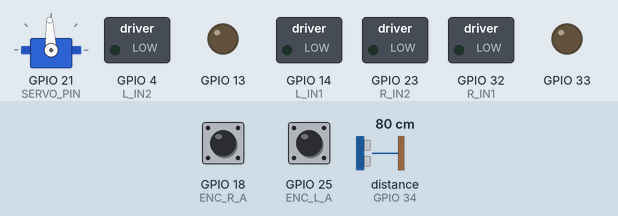
This sketch was run on a simulated ESP32. Parts: servo, switched loads named in the sketch (green lamp = pin HIGH), output pins drawn as LEDs (lit = HIGH). Wiring (inferred from the names in the program): ultrasonic range finder: trigger GPIO 27; echo GPIO 34. The inputs (shaded band) are chosen by the test bench; at power-on: distance to the obstacle (sensor on GPIO 34) 80 cm, GPIO 18 (ENC_R_A) HIGH, GPIO 25 (ENC_L_A) HIGH. The echo pulse lasts 58.3 µs per cm; servo pulses on a pin are drawn as a servo (544–2400 µs = 0–180°); pins used as bus, display or sensor lines are not drawn; what the sketch prints to the serial monitor is not drawn.

Above: at 1.39 s.
1.9 s: distance to the obstacle (sensor on GPIO 34) set to 16 cm
At 2.3 s:
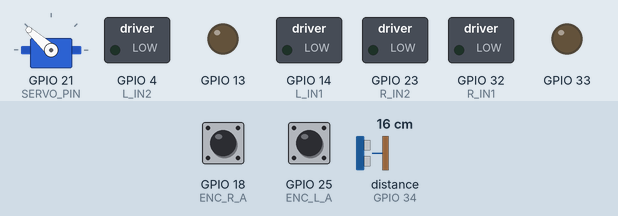
4.9 s: distance to the obstacle (sensor on GPIO 34) set to 12 cm
At 5.22 s:
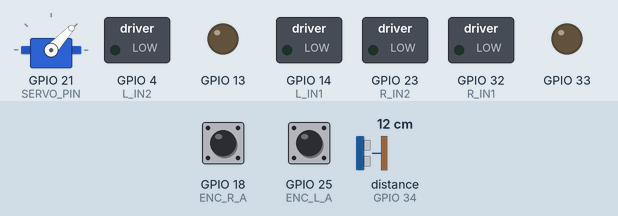
Timing chart, 0 to 20.9 s (numbered marks = the images above; inputs shaded):
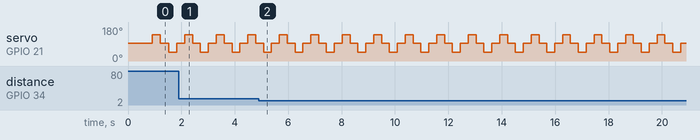

The sketch:

Atlas_6_0_Integrated_RC_V3.ino
```cpp
/*
  Atlas 6.0 - Integrated Release Candidate V3
  Controller: ESP32 DEVKIT V1

  Proven Stage 8C pin map + Servo on GPIO21.

  L298N:
    ENA=13 IN1=14 IN2=4
    ENB=33 IN3=32 IN4=23
  Encoders:
    LEFT A=25 B=26
    RIGHT A=18 B=19
  US-100:
    TRIG=27 ECHO=34 VCC=3V3 GND=GND
  Servo:
    SIGNAL=21 VCC=5V GND=GND

  Distance policy:
    <10cm      BLOCKED
    10-<15cm   CAUTION
    >=15cm     CLEAR
    invalid    UNKNOWN

  Continuous scan:
    LEFT(5) -> CENTER(90) -> RIGHT(175) -> CENTER(90) -> repeat

  Boot state:
    DISARMED / AUTO OFF / US_ONLY / SWEEP ON

  Wi-Fi AP:
    SSID ATLAS_6_0
    PASS atlas6000
    TCP  8888

  Commands (Serial or TCP):
    HELP
    PING
    STATUS
    ARM
    DISARM
    STOP
    HB or HEARTBEAT
    AUTO,ON / AUTO,OFF
    MODE,US_ONLY / MODE,FUSION
    SWEEP,ON / SWEEP,OFF
    PWM,<0..255>
    FWD / BACK / LEFT / RIGHT
    CAM,EDGE,SAFE|EDGE|UNKNOWN
    CAM,LEFT,FREE|BLOCKED|UNKNOWN
    CAM,RIGHT,FREE|BLOCKED|UNKNOWN

  Stage 10 aliases are accepted:
    CMD,STATUS
    CMD,ARM
    CMD,DISARM
    CMD,STOP
    CMD,HEARTBEAT

  Safety:
    - reboot -> DISARMED
    - network heartbeat timeout 350ms -> STOP + DISARM
    - controlled network disconnect -> STOP + DISARM
    - FUSION mode requires fresh Camera EDGE=SAFE
    - CENTER UNKNOWN/stale -> STOP
    - US-100 has physical veto authority

  First integrated test: wheels OFF the table.
*/

#include <Arduino.h>
#include <WiFi.h>
#include <esp_arduino_version.h>

// ---------------- Pins ----------------
static const uint8_t L_EN=13, L_IN1=14, L_IN2=4;
static const uint8_t R_EN=33, R_IN1=32, R_IN2=23;
static const uint8_t ENC_L_A=25, ENC_L_B=26;
static const uint8_t ENC_R_A=18, ENC_R_B=19;
static const uint8_t US_TRIG=27, US_ECHO=34;
static const uint8_t SERVO_PIN=21;

// ---------------- Wi-Fi ----------------
static const char* AP_SSID="ATLAS_6_0";
static const char* AP_PASS="atlas6000";
static const uint16_t TCP_PORT=8888;
WiFiServer server(TCP_PORT);
WiFiClient client;

// ---------------- PWM compatibility ----------------
static const uint8_t CH_L=0, CH_R=1, CH_SERVO=2;

bool pwmAttachCompat(uint8_t pin,uint8_t channel,uint32_t freq,uint8_t bits){
#if ESP_ARDUINO_VERSION_MAJOR >= 3
  (void)channel;
  return ledcAttach(pin,freq,bits);
#else
  double actual=ledcSetup(channel,freq,bits);
  if(actual<=0) return false;
  ledcAttachPin(pin,channel);
  return true;
#endif
}

void pwmWriteCompat(uint8_t pin,uint8_t channel,uint32_t duty){
#if ESP_ARDUINO_VERSION_MAJOR >= 3
  (void)channel;
  ledcWrite(pin,duty);
#else
  (void)pin;
  ledcWrite(channel,duty);
#endif
}

// ---------------- Motor ----------------
static const uint32_t MOTOR_FREQ=5000;
static const uint8_t MOTOR_BITS=8;
static const bool LEFT_INVERTED=true;
static const bool RIGHT_INVERTED=false;
static const int DEFAULT_DRIVE_PWM=80;
static const int DEFAULT_TURN_PWM=80;
static const uint32_t TURN_PULSE_MS=300;
int drivePwm=DEFAULT_DRIVE_PWM;

// ---------------- Encoder ----------------
volatile long encL=0,encR=0;
static const float LEFT_PPR=632.05f;
static const float RIGHT_PPR=634.17f;
static const float WHEEL_CIRC_CM=21.40f;

void IRAM_ATTR isrL(){
  bool a=digitalRead(ENC_L_A), b=digitalRead(ENC_L_B);
  encL+=(a==b)?1:-1;
}
void IRAM_ATTR isrR(){
  bool a=digitalRead(ENC_R_A), b=digitalRead(ENC_R_B);
  encR+=(a==b)?1:-1;
}

// ---------------- US-100 ----------------
static const float BLOCKED_CM=10.0f;
static const float CAUTION_CM=15.0f;
static const uint32_t ECHO_TIMEOUT_US=25000UL;
static const uint8_t US_N=3;
static const uint8_t US_MIN_VALID=2;
static const uint32_t US_GAP_MS=35;
static const uint32_t CENTER_STALE_MS=1200;
static const uint32_t SIDE_STALE_MS=2200;

enum RangeState{RG_UNKNOWN,RG_BLOCKED,RG_CAUTION,RG_CLEAR};
float distL=NAN,distC=NAN,distR=NAN;
RangeState rangeL=RG_UNKNOWN,rangeC=RG_UNKNOWN,rangeR=RG_UNKNOWN;
uint32_t distLms=0,distCms=0,distRms=0;

// ---------------- Servo ----------------
static const uint32_t SERVO_FREQ=50;
static const uint8_t SERVO_BITS=16;
static const uint32_t SERVO_MAX_DUTY=(1UL<<SERVO_BITS)-1UL;
static const uint16_t SERVO_MIN_US=1000;
static const uint16_t SERVO_MAX_US=2000;

// Near-full 180-degree field, without continuously hitting hard end stops.
static const int ANG_LEFT=5;
static const int ANG_CENTER=90;
static const int ANG_RIGHT=175;

// Set true only if physical left/right are reversed after your mechanical change.
static const bool SERVO_REVERSED=false;
static const uint32_t SERVO_SETTLE_MS=220;

enum ScanPos{POS_LEFT,POS_CENTER_A,POS_RIGHT,POS_CENTER_B};
ScanPos scanPos=POS_CENTER_A;
bool sweepOn=true;
bool servoWaiting=false;
uint32_t servoMoveMs=0;

// ---------------- Camera ----------------
enum CamEdge{CE_UNKNOWN,CE_SAFE,CE_EDGE};
enum CamSide{CS_UNKNOWN,CS_FREE,CS_BLOCKED};
CamEdge camEdge=CE_UNKNOWN;
CamSide camL=CS_UNKNOWN,camR=CS_UNKNOWN;
uint32_t cameraMs=0;
static const uint32_t CAMERA_STALE_MS=1200;

// ---------------- Robot state ----------------
enum Mode{US_ONLY,FUSION};
enum Motion{STOPPED,FORWARD,BACKWARD,TURN_LEFT,TURN_RIGHT};
Mode mode=US_ONLY;
Motion motion=STOPPED;
bool armed=false;
bool autoOn=false;
uint32_t turnUntilMs=0;
int previousTurn=0; // -1 left, +1 right
uint32_t lastNoPathMsgMs=0;

// ---------------- Network safety ----------------
static const uint32_t HB_TIMEOUT_MS=350;
uint32_t lastNetMs=0;
bool hadClient=false;
bool networkControl=false;

// ---------------- Input buffers ----------------
String serialBuf,netBuf;
uint32_t serialLastByteMs=0,netLastByteMs=0;
static const uint32_t COMMAND_IDLE_FLUSH_MS=40;

// ---------------- Helpers ----------------
const char* rangeName(RangeState s){
  if(s==RG_BLOCKED)return "BLOCKED";
  if(s==RG_CAUTION)return "CAUTION";
  if(s==RG_CLEAR)return "CLEAR";
  return "UNKNOWN";
}
const char* motionName(Motion s){
  if(s==FORWARD)return "FORWARD";
  if(s==BACKWARD)return "BACKWARD";
  if(s==TURN_LEFT)return "TURN_LEFT";
  if(s==TURN_RIGHT)return "TURN_RIGHT";
  return "STOPPED";
}
const char* modeName(){return mode==FUSION?"FUSION":"US_ONLY";}
const char* camEdgeName(){
  if(camEdge==CE_SAFE)return "SAFE";
  if(camEdge==CE_EDGE)return "EDGE";
  return "UNKNOWN";
}
const char* camSideName(CamSide s){
  if(s==CS_FREE)return "FREE";
  if(s==CS_BLOCKED)return "BLOCKED";
  return "UNKNOWN";
}

void sendLine(const String& s){
  Serial.println(s);
  if(client&&client.connected()) client.println(s);
}

// ---------------- Motor functions ----------------
void oneMotor(uint8_t en,uint8_t ch,uint8_t in1,uint8_t in2,int value,bool inverted){
  value=constrain(value,-255,255);
  if(inverted)value=-value;
  if(value==0){
    digitalWrite(in1,LOW);digitalWrite(in2,LOW);
    pwmWriteCompat(en,ch,0);return;
  }
  bool f=value>0;int p=abs(value);
  digitalWrite(in1,f?HIGH:LOW);
  digitalWrite(in2,f?LOW:HIGH);
  pwmWriteCompat(en,ch,p);
}
void drive(int l,int r){
  oneMotor(L_EN,CH_L,L_IN1,L_IN2,l,LEFT_INVERTED);
  oneMotor(R_EN,CH_R,R_IN1,R_IN2,r,RIGHT_INVERTED);
}
void stopRobot(const char* reason=nullptr){
  drive(0,0);motion=STOPPED;turnUntilMs=0;
  if(reason){String s="MOTION,STOP,REASON,";s+=reason;sendLine(s);}
}
void invalidateRangesAfterTurn(){
  distLms=distCms=distRms=0;
  rangeL=rangeC=rangeR=RG_UNKNOWN;
}
void startLeftTurn(){
  if(!armed)return;
  drive(-DEFAULT_TURN_PWM,DEFAULT_TURN_PWM);
  motion=TURN_LEFT;turnUntilMs=millis()+TURN_PULSE_MS;previousTurn=-1;
  sendLine("AUTO,ACTION,TURN_LEFT");
}
void startRightTurn(){
  if(!armed)return;
  drive(DEFAULT_TURN_PWM,-DEFAULT_TURN_PWM);
  motion=TURN_RIGHT;turnUntilMs=millis()+TURN_PULSE_MS;previousTurn=1;
  sendLine("AUTO,ACTION,TURN_RIGHT");
}

// ---------------- Servo functions ----------------
uint16_t angleToPulse(int logical){
  logical=constrain(logical,0,180);
  int physical=SERVO_REVERSED?(180-logical):logical;
  return (uint16_t)map(physical,0,180,SERVO_MIN_US,SERVO_MAX_US);
}
uint32_t pulseToDuty(uint16_t pulseUs){
  const uint32_t periodUs=1000000UL/SERVO_FREQ;
  return (uint32_t)((uint64_t)pulseUs*SERVO_MAX_DUTY/periodUs);
}
void servoAngle(int logical){
  pwmWriteCompat(SERVO_PIN,CH_SERVO,pulseToDuty(angleToPulse(logical)));
  servoWaiting=true;servoMoveMs=millis();
}
int scanAngle(ScanPos p){
  if(p==POS_LEFT)return ANG_LEFT;
  if(p==POS_RIGHT)return ANG_RIGHT;
  return ANG_CENTER;
}
const char* scanName(ScanPos p){
  if(p==POS_LEFT)return "LEFT";
  if(p==POS_RIGHT)return "RIGHT";
  return "CENTER";
}
void nextScan(){
  if(scanPos==POS_LEFT)scanPos=POS_CENTER_A;
  else if(scanPos==POS_CENTER_A)scanPos=POS_RIGHT;
  else if(scanPos==POS_RIGHT)scanPos=POS_CENTER_B;
  else scanPos=POS_LEFT;
  servoAngle(scanAngle(scanPos));
}

// ---------------- US functions ----------------
float readUsOnce(){
  digitalWrite(US_TRIG,LOW);delayMicroseconds(3);
  digitalWrite(US_TRIG,HIGH);delayMicroseconds(10);digitalWrite(US_TRIG,LOW);
  uint32_t us=pulseIn(US_ECHO,HIGH,ECHO_TIMEOUT_US);
  if(!us)return NAN;
  float cm=us*0.0343f/2.0f;
  if(cm<2.0f||cm>400.0f)return NAN;
  return cm;
}
void sortSmall(float* a,uint8_t n){
  for(uint8_t i=0;i<n;i++)for(uint8_t j=i+1;j<n;j++)if(a[j]<a[i]){float t=a[i];a[i]=a[j];a[j]=t;}
}
float readUsMedian(){
  float v[US_N];uint8_t n=0;
  for(uint8_t i=0;i<US_N;i++){
    float cm=readUsOnce();if(!isnan(cm))v[n++]=cm;
    if(i+1<US_N)delay(US_GAP_MS);
  }
  if(n<US_MIN_VALID)return NAN;
  sortSmall(v,n);
  return (n%2)?v[n/2]:(v[n/2-1]+v[n/2])/2.0f;
}
RangeState classify(float cm){
  if(isnan(cm))return RG_UNKNOWN;
  if(cm<10.0f)return RG_BLOCKED;
  if(cm<15.0f)return RG_CAUTION;
  return RG_CLEAR;
}
void storeScan(){
  float cm=readUsMedian();RangeState rs=classify(cm);uint32_t now=millis();
  if(scanPos==POS_LEFT){distL=cm;rangeL=rs;distLms=now;}
  else if(scanPos==POS_RIGHT){distR=cm;rangeR=rs;distRms=now;}
  else{distC=cm;rangeC=rs;distCms=now;}
  String s="SCAN,";s+=scanName(scanPos);s+=",";
  if(isnan(cm))s+="INVALID,UNKNOWN";
  else{s+=String(cm,1);s+=",CM,";s+=rangeName(rs);}
  sendLine(s);
}
void serviceSweep(){
  if(!sweepOn)return;
  if(!servoWaiting){servoAngle(scanAngle(scanPos));return;}
  if(millis()-servoMoveMs<SERVO_SETTLE_MS)return;
  servoWaiting=false;storeScan();nextScan();
}

// ---------------- Freshness / fusion ----------------
bool fresh(uint32_t t,uint32_t maxAge){return t&&millis()-t<=maxAge;}
bool cameraFresh(){return fresh(cameraMs,CAMERA_STALE_MS);}
bool centerFresh(){return fresh(distCms,CENTER_STALE_MS);}
bool leftFresh(){return fresh(distLms,SIDE_STALE_MS);}
bool rightFresh(){return fresh(distRms,SIDE_STALE_MS);}

bool cameraGate(){
  if(mode==US_ONLY)return true;
  return cameraFresh()&&camEdge==CE_SAFE;
}

int chooseTurn(){
  bool lOK=leftFresh()&&rangeL==RG_CLEAR;
  bool rOK=rightFresh()&&rangeR==RG_CLEAR;
  if(!lOK&&!rOK)return 0;
  if(lOK&&!rOK)return -1;
  if(!lOK&&rOK)return 1;

  float ls=isnan(distL)?0:distL;
  float rs=isnan(distR)?0:distR;

  // Camera is a secondary hint; US-100 remains the physical veto.
  if(mode==FUSION&&cameraFresh()){
    if(camL==CS_BLOCKED)ls-=20.0f; else if(camL==CS_FREE)ls+=5.0f;
    if(camR==CS_BLOCKED)rs-=20.0f; else if(camR==CS_FREE)rs+=5.0f;
  }

  float diff=ls-rs;
  if(diff>=5.0f)return -1;
  if(diff<=-5.0f)return 1;
  if(previousTurn)return previousTurn;
  return -1;
}

// ---------------- Auto navigation ----------------
void serviceTurn(){
  if(!turnUntilMs)return;
  if((int32_t)(millis()-turnUntilMs)>=0){
    stopRobot();
    invalidateRangesAfterTurn();
    scanPos=POS_CENTER_A;
    servoWaiting=false;
  }
}

void serviceAuto(){
  if(!armed||!autoOn)return;
  if(turnUntilMs)return;

  if(!cameraGate()){
    if(motion!=STOPPED)stopRobot("CAMERA_GATE");
    return;
  }

  if(!centerFresh()||rangeC==RG_UNKNOWN){
    if(motion!=STOPPED)stopRobot("CENTER_UNKNOWN_OR_STALE");
    return;
  }

  if(rangeC==RG_CLEAR){
    if(motion!=FORWARD){drive(drivePwm,drivePwm);motion=FORWARD;sendLine("AUTO,ACTION,FORWARD");}
    return;
  }

  // Both CAUTION and BLOCKED stop first, then wait/use fresh side scan.
  if(motion!=STOPPED)stopRobot(rangeC==RG_BLOCKED?"CENTER_BLOCKED":"CENTER_CAUTION");

  int d=chooseTurn();
  if(d<0)startLeftTurn();
  else if(d>0)startRightTurn();
  else if(millis()-lastNoPathMsgMs>800){lastNoPathMsgMs=millis();sendLine("AUTO,ACTION,NO_SAFE_PATH");}
}

// ---------------- Status ----------------
void status(){
  long l,r;noInterrupts();l=encL;r=encR;interrupts();
  String s="STATUS,";s+=armed?"ARMED":"DISARMED";
  s+=",AUTO,";s+=autoOn?"ON":"OFF";
  s+=",MODE,";s+=modeName();
  s+=",MOTION,";s+=motionName(motion);
  s+=",L,";s+=isnan(distL)?"NA":String(distL,1);s+=",";s+=rangeName(rangeL);
  s+=",C,";s+=isnan(distC)?"NA":String(distC,1);s+=",";s+=rangeName(rangeC);
  s+=",R,";s+=isnan(distR)?"NA":String(distR,1);s+=",";s+=rangeName(rangeR);
  s+=",ENC_L,";s+=String(l);s+=",ENC_R,";s+=String(r);
  s+=",CAM_EDGE,";s+=camEdgeName();s+=",CAM_L,";s+=camSideName(camL);s+=",CAM_R,";s+=camSideName(camR);
  sendLine(s);
}

void help(){
  sendLine("HELP,PING|STATUS|ARM|DISARM|STOP|HB|HEARTBEAT");
  sendLine("HELP,AUTO,ON|AUTO,OFF");
  sendLine("HELP,MODE,US_ONLY|MODE,FUSION");
  sendLine("HELP,SWEEP,ON|SWEEP,OFF");
  sendLine("HELP,PWM,<0-255>|FWD|BACK|LEFT|RIGHT");
  sendLine("HELP,CAM,EDGE,SAFE|EDGE|UNKNOWN");
  sendLine("HELP,CAM,LEFT,FREE|BLOCKED|UNKNOWN");
  sendLine("HELP,CAM,RIGHT,FREE|BLOCKED|UNKNOWN");
}

// ---------------- Camera command ----------------
void cameraCmd(const String& u){
  if(u=="CAM,EDGE,SAFE")camEdge=CE_SAFE;
  else if(u=="CAM,EDGE,EDGE")camEdge=CE_EDGE;
  else if(u=="CAM,EDGE,UNKNOWN")camEdge=CE_UNKNOWN;
  else if(u=="CAM,LEFT,FREE")camL=CS_FREE;
  else if(u=="CAM,LEFT,BLOCKED")camL=CS_BLOCKED;
  else if(u=="CAM,LEFT,UNKNOWN")camL=CS_UNKNOWN;
  else if(u=="CAM,RIGHT,FREE")camR=CS_FREE;
  else if(u=="CAM,RIGHT,BLOCKED")camR=CS_BLOCKED;
  else if(u=="CAM,RIGHT,UNKNOWN")camR=CS_UNKNOWN;
  else{sendLine("ERROR,BAD_CAMERA_COMMAND");return;}
  cameraMs=millis();sendLine("ACK,CAMERA");
}

// ---------------- Command parser ----------------
void command(String cmd,bool fromNet){
  cmd.trim();if(!cmd.length())return;
  String u=cmd;u.toUpperCase();
  if(u.startsWith("CMD,"))u=u.substring(4); // Stage 10 compatibility
  if(fromNet){networkControl=true;lastNetMs=millis();}

  if(u=="HELP"||u=="H"){help();return;}
  if(u=="PING"){sendLine("PONG");return;}
  if(u=="STATUS"){status();return;}
  if(u=="HB"||u=="HEARTBEAT"){sendLine("ACK,HEARTBEAT");return;}

  if(u=="ARM"){armed=true;stopRobot();sendLine("ACK,ARM");return;}
  if(u=="DISARM"){autoOn=false;armed=false;stopRobot("DISARM");sendLine("ACK,DISARM");return;}
  if(u=="STOP"){autoOn=false;stopRobot("USER_STOP");sendLine("ACK,STOP");return;}

  if(u=="AUTO,ON"){
    if(!armed){sendLine("ERROR,NOT_ARMED");return;}
    autoOn=true;sendLine("ACK,AUTO,ON");return;
  }
  if(u=="AUTO,OFF"){autoOn=false;stopRobot("AUTO_OFF");sendLine("ACK,AUTO,OFF");return;}

  if(u=="MODE,US_ONLY"){mode=US_ONLY;sendLine("ACK,MODE,US_ONLY");return;}
  if(u=="MODE,FUSION"){mode=FUSION;sendLine("ACK,MODE,FUSION");return;}

  if(u=="SWEEP,ON"){sweepOn=true;servoWaiting=false;sendLine("ACK,SWEEP,ON");return;}
  if(u=="SWEEP,OFF"){sweepOn=false;servoAngle(ANG_CENTER);sendLine("ACK,SWEEP,OFF");return;}

  if(u.startsWith("PWM,")){
    drivePwm=constrain(u.substring(u.indexOf(',')+1).toInt(),0,255);
    sendLine("ACK,PWM,"+String(drivePwm));return;
  }

  if(u=="FWD"){
    autoOn=false;if(!armed){sendLine("ERROR,NOT_ARMED");return;}
    drive(drivePwm,drivePwm);motion=FORWARD;sendLine("ACK,FWD");return;
  }
  if(u=="BACK"){
    autoOn=false;if(!armed){sendLine("ERROR,NOT_ARMED");return;}
    drive(-drivePwm,-drivePwm);motion=BACKWARD;sendLine("ACK,BACK");return;
  }
  if(u=="LEFT"){autoOn=false;if(!armed){sendLine("ERROR,NOT_ARMED");return;}startLeftTurn();return;}
  if(u=="RIGHT"){autoOn=false;if(!armed){sendLine("ERROR,NOT_ARMED");return;}startRightTurn();return;}

  if(u.startsWith("CAM,")){cameraCmd(u);return;}
  sendLine("ERROR,UNKNOWN_COMMAND,"+u);
}

// ---------------- Serial/TCP input ----------------
void serviceSerial(){
  while(Serial.available()){
    char c=(char)Serial.read();serialLastByteMs=millis();
    if(c=='\r'||c=='\n'){
      if(serialBuf.length()){command(serialBuf,false);serialBuf="";}
    }else if(serialBuf.length()<160)serialBuf+=c;
  }
  // Also works if Serial Monitor is set to "No line ending".
  if(serialBuf.length()&&millis()-serialLastByteMs>=COMMAND_IDLE_FLUSH_MS){command(serialBuf,false);serialBuf="";}
}

void acceptClient(){
  if(client&&client.connected())return;
  WiFiClient c=server.available();
  if(c){client=c;netBuf="";hadClient=true;networkControl=false;lastNetMs=millis();sendLine("WIFI,CLIENT,CONNECTED");}
}

void serviceNet(){
  if(!(client&&client.connected()))return;
  while(client.available()){
    char c=(char)client.read();netLastByteMs=millis();
    if(c=='\r'||c=='\n'){
      if(netBuf.length()){command(netBuf,true);netBuf="";}
    }else if(netBuf.length()<160)netBuf+=c;
  }
  if(netBuf.length()&&millis()-netLastByteMs>=COMMAND_IDLE_FLUSH_MS){command(netBuf,true);netBuf="";}
}

void networkSafety(){
  if(client&&client.connected()){
    hadClient=true;
    if(networkControl&&millis()-lastNetMs>HB_TIMEOUT_MS){
      autoOn=false;armed=false;networkControl=false;stopRobot("HEARTBEAT_TIMEOUT");sendLine("ERROR,HEARTBEAT_TIMEOUT,DISARMED");
    }
    return;
  }
  if(hadClient&&networkControl&&(autoOn||motion!=STOPPED)){
    autoOn=false;armed=false;networkControl=false;stopRobot("NETWORK_DISCONNECT");Serial.println("ERROR,NETWORK_DISCONNECT,DISARMED");
  }
  hadClient=false;
}

// ---------------- Setup / loop ----------------
uint32_t lastStatusMs=0;

void setup(){
  Serial.begin(115200);delay(600);

  pinMode(L_IN1,OUTPUT);pinMode(L_IN2,OUTPUT);
  pinMode(R_IN1,OUTPUT);pinMode(R_IN2,OUTPUT);

  bool okL=pwmAttachCompat(L_EN,CH_L,MOTOR_FREQ,MOTOR_BITS);
  bool okR=pwmAttachCompat(R_EN,CH_R,MOTOR_FREQ,MOTOR_BITS);
  bool okS=pwmAttachCompat(SERVO_PIN,CH_SERVO,SERVO_FREQ,SERVO_BITS);
  if(!okL||!okR||!okS){Serial.println("FATAL,PWM_ATTACH_FAILED");while(true)delay(1000);}

  stopRobot();

  pinMode(ENC_L_A,INPUT_PULLUP);pinMode(ENC_L_B,INPUT_PULLUP);
  pinMode(ENC_R_A,INPUT_PULLUP);pinMode(ENC_R_B,INPUT_PULLUP);
  attachInterrupt(digitalPinToInterrupt(ENC_L_A),isrL,CHANGE);
  attachInterrupt(digitalPinToInterrupt(ENC_R_A),isrR,CHANGE);

  pinMode(US_TRIG,OUTPUT);pinMode(US_ECHO,INPUT);digitalWrite(US_TRIG,LOW);

  scanPos=POS_CENTER_A;servoAngle(ANG_CENTER);

  WiFi.mode(WIFI_AP);
  bool apOK=WiFi.softAP(AP_SSID,AP_PASS);
  if(apOK)server.begin();else Serial.println("ERROR,WIFI_AP_FAILED");

  Serial.println();
  Serial.println("================================================");
  Serial.println("ATLAS 6.0 INTEGRATED RELEASE CANDIDATE V3");
  Serial.println("================================================");
  Serial.print("ARDUINO_ESP32_MAJOR,");Serial.println(ESP_ARDUINO_VERSION_MAJOR);
  Serial.print("WIFI,SSID,");Serial.println(AP_SSID);
  Serial.print("WIFI,IP,");Serial.println(WiFi.softAPIP());
  Serial.print("WIFI,TCP_PORT,");Serial.println(TCP_PORT);
  Serial.println("DISTANCE,BLOCKED,<10CM");
  Serial.println("DISTANCE,CAUTION,10_TO_<15CM");
  Serial.println("DISTANCE,CLEAR,>=15CM");
  Serial.println("SERVO,SCAN,5-90-175-90,CONTINUOUS");
  Serial.print("ENCODER,LEFT_PPR,");Serial.println(LEFT_PPR,2);
  Serial.print("ENCODER,RIGHT_PPR,");Serial.println(RIGHT_PPR,2);
  Serial.print("WHEEL_CIRCUMFERENCE_CM,");Serial.println(WHEEL_CIRC_CM,2);
  Serial.println("BOOT,DISARMED,AUTO_OFF,MODE_US_ONLY,SWEEP_ON");
  help();
}

void loop(){
  acceptClient();
  serviceSerial();serviceNet();
  serviceSweep();
  serviceTurn();serviceAuto();
  networkSafety();

  if(millis()-lastStatusMs>=1000){lastStatusMs=millis();status();}
  delay(2);
}
```

Measured:
- the behaviour switches between 15 and 14 cm on distance to the obstacle (sensor on GPIO 34) (found by bisection; images 1 and 2)
- by itself, servo on GPIO 21 (SERVO_PIN): repeats every 1.2 s: 93° 0.30 s, 138° 0.30 s, 93° 0.29 s, 47° 0.30 s
